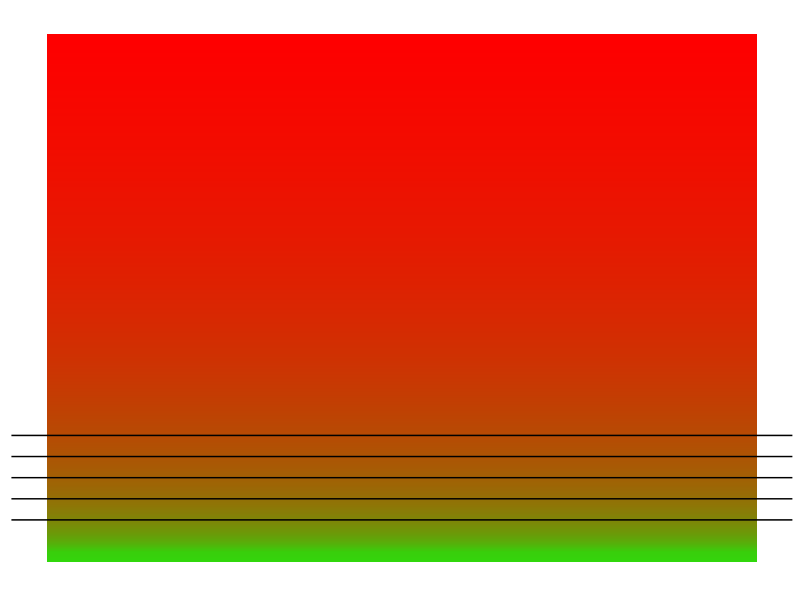

R code for this plot:
library(ggplot2)
library
n <- 1000
x <- data.frame(matrix(seq(0.01, 25, length.out = n), nrow = n, ncol = 1))
colnames(x) <- "v1"

# Create first color ramp. We will extract a color from near the green side of
# this first color ramp. Then we make a second color ramp where we spline
# through the green-ish color we just extract. This will have the effect of
# pulling the green color up off the bottom after dong the log-transform.
col_pal_1 <- colorRampPalette(colors = c("#2CDE0D", "red"))
col_ramp_1 <- col_pal_1(n)

# Make the second color ramp where we spline through the extract color from the
# first color ramp.
col_pal <- colorRampPalette(colors = c("#2CDE0D",col_ramp_1[65], "red"))
col_ramp <- col_pal(n)
ggplot(x, aes(x = 1, y = v1)) + geom_tile(aes(fill = v1)) +
  scale_fill_gradientn(colors = col_ramp,
                       trans = 'log') +
  theme_minimal() +
  theme(axis.text = element_blank(),
        axis.title = element_blank(),
        panel.grid = element_blank(),
        legend.position = "nonoe") +
  geom_hline(yintercept = 4)+
  geom_hline(yintercept = 5)+
  geom_hline(yintercept = 3)+
  geom_hline(yintercept = 2)+
  geom_hline(yintercept = 6)

